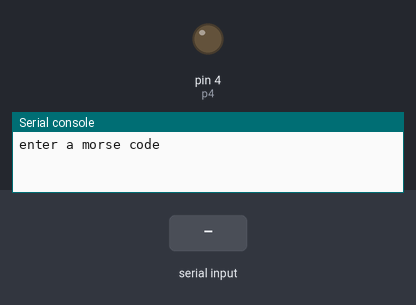
Simulated run of this program. Board: MicroPython board. Parts: output pins drawn as LEDs (lit = HIGH), the last lines printed to the serial console. Inputs (shaded band) come from the test bench. At 2.2 s the program stops and its outputs stay as they are.

Above: at 1.2 s.
1.3 s: "1" typed at the serial console, then Enter
At 1.9 s:
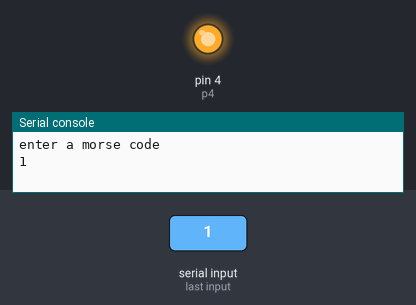
Timing chart, 0 to 3.7 s (numbered marks = the images above; inputs shaded):
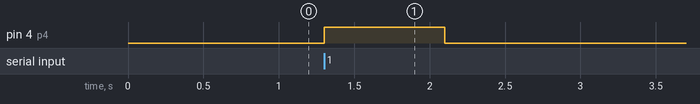

The program:

Morse_code.py
```python
from machine import Pin
from time import sleep

p4 = Pin(4, Pin.OUT)

inp = input("enter a morse code")
p4.value(False)

for item in inp:
    if item==0:
        #blink for 0.2 sec
        p4.value(True)
        sleep(0.2)
        p4.value(False)
        sleep(0.1)

    else:
        p4.value(True)
        sleep(0.8)
        p4.value(False)
        sleep(0.1)
```

Measured:
- after the input at 1.3 s, pin 4 (p4): LOW → HIGH at once, → LOW 0.80 s later
